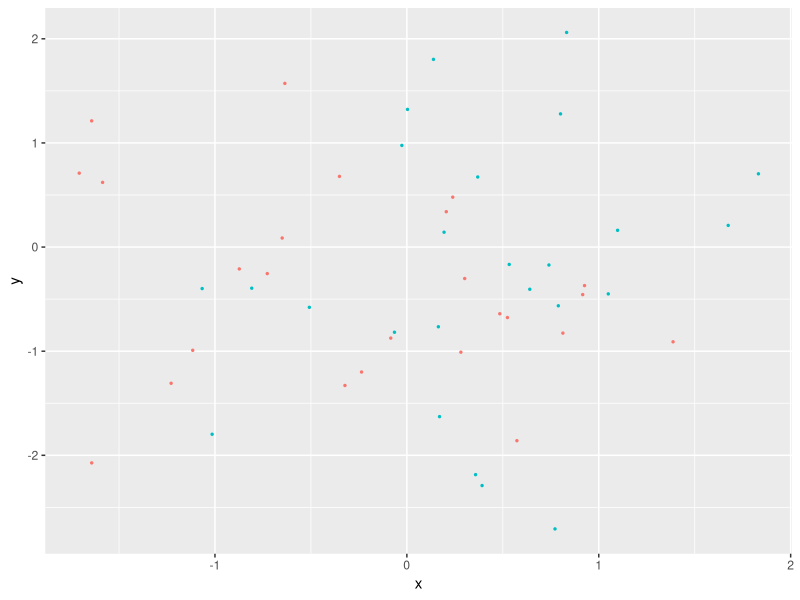
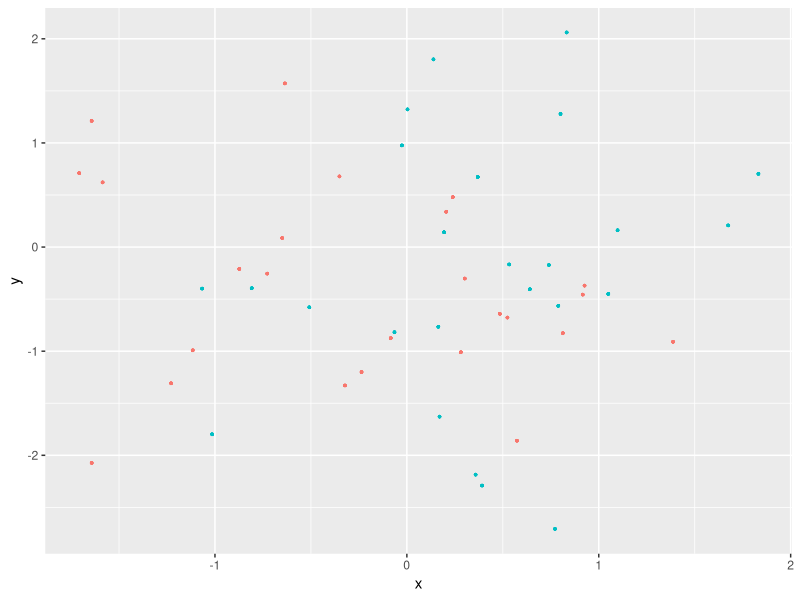
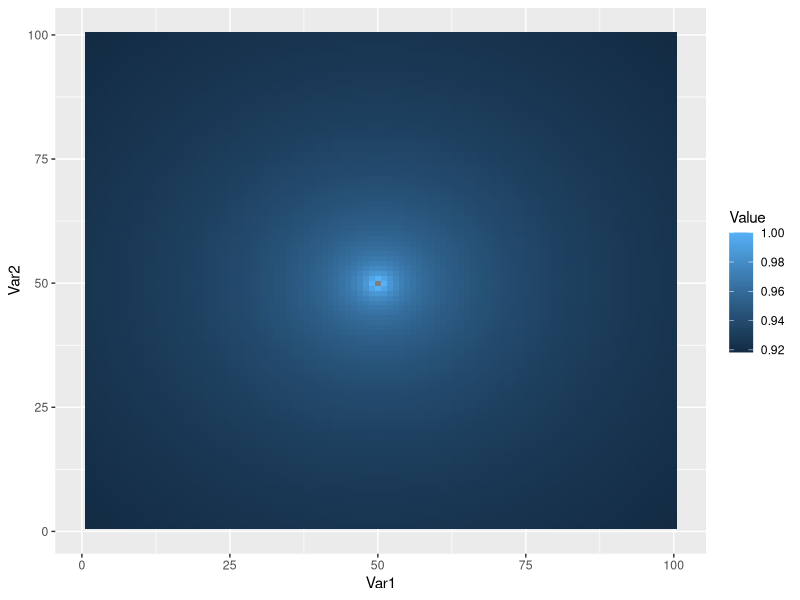
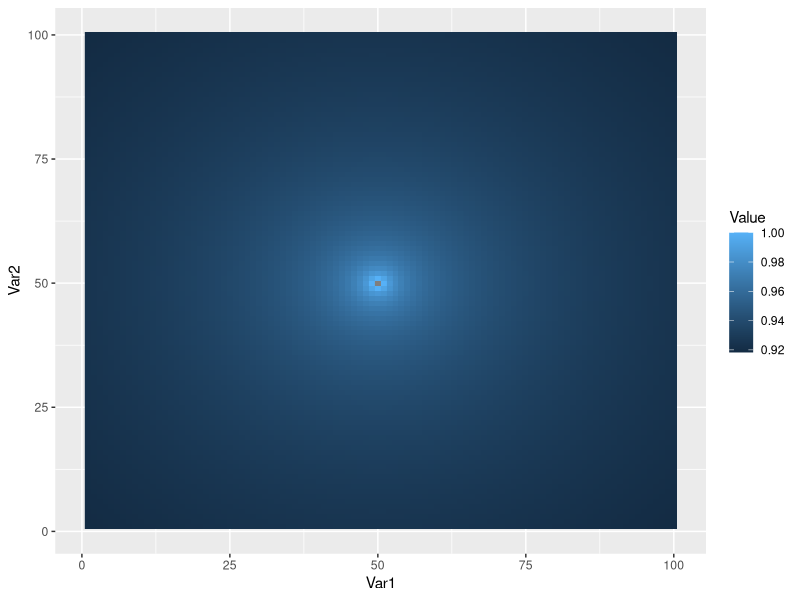
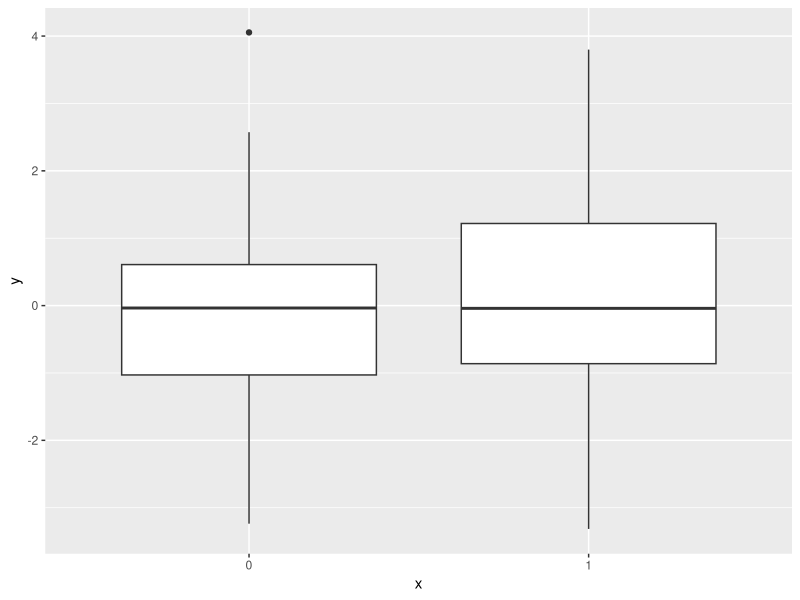
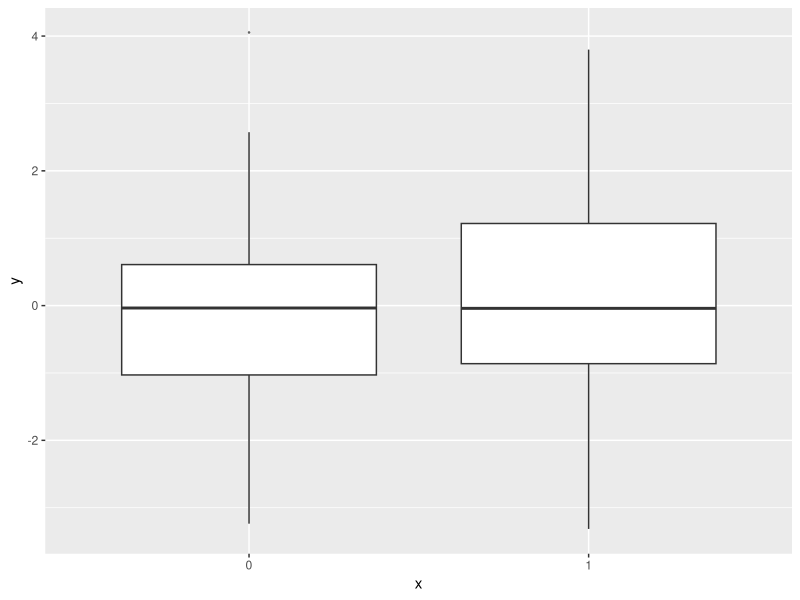
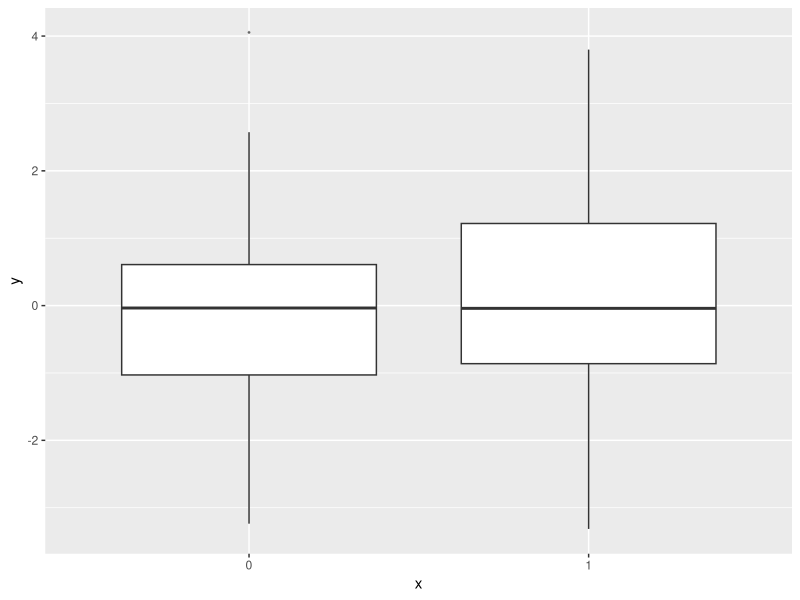
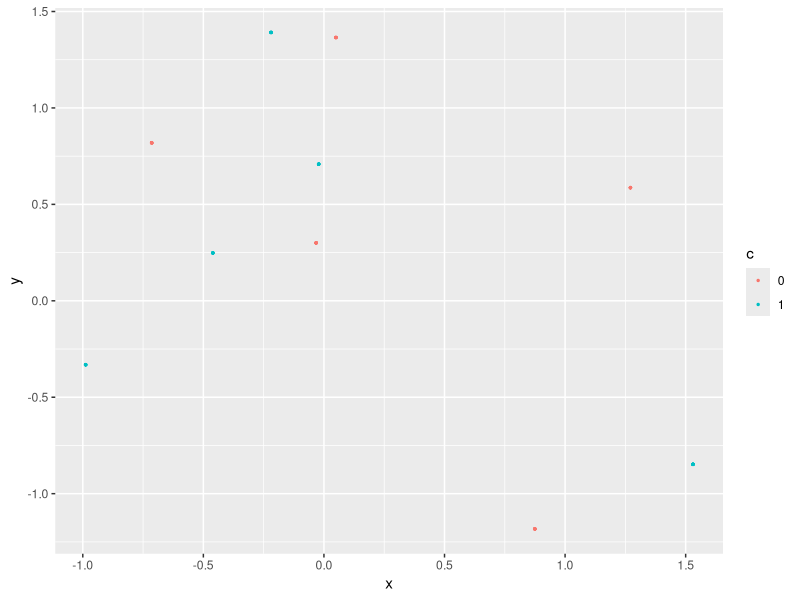

Recreate these plots in R, in order.
## ---- chunk 1
knitr::opts_chunk$set(
  collapse = TRUE,
  comment = "#>"
)
## ---- chunk 2
library(ggplot2)
library(ggrastr)

points_num <- 50  
df <- data.frame(x=rnorm(points_num), y=rnorm(points_num), c=as.factor(1:points_num %% 2))
gg <- ggplot(df, aes(x=x, y=y, color=c)) + scale_color_discrete(guide=F)

gg_vec <- gg + geom_point(size=0.5)
print(gg_vec)
## ---- chunk 3
(gg_rast <- gg + geom_point_rast(size=0.5))
## ---- chunk 4
PrintFileSize <- function(gg, name) {
  invisible(ggsave('tmp.pdf', gg, width = 4, height = 4))
  cat(name, ': ', file.info('tmp.pdf')$size / 1024, ' Kb.\n', sep = '')
  unlink('tmp.pdf')
}

PrintFileSize(gg_rast, 'Raster')
PrintFileSize(gg_vec, 'Vector')
## ---- chunk 5
points_num <- 1000000
df <- data.frame(x=rnorm(points_num), y=rnorm(points_num), c=as.factor(1:points_num %% 2))
gg <- ggplot(df, aes(x=x, y=y, color=c)) + scale_color_discrete(guide=F)

gg_vec <- gg + geom_point(size=0.5)
gg_rast <- gg + geom_point_rast(size=0.5)

PrintFileSize(gg_rast, 'Raster')
PrintFileSize(gg_vec, 'Vector')
## ---- chunk 6
coords <- expand.grid(1:100, 1:100)
coords$Value <- 1 / apply(as.matrix(coords), 1, function(x) sum((x - c(50, 50))^2)^0.01)
ggplot(coords) + geom_tile(aes(x=Var1, y=Var2, fill=Value))
ggplot(coords) + geom_tile_rast(aes(x=Var1, y=Var2, fill=Value))
## ---- chunk 7
points_num <- 100
df <- data.frame(x=as.factor(1:points_num %% 2), y=log(abs(rcauchy(points_num))))
gg <- ggplot(df, aes(x=x, y=y)) + scale_color_discrete(guide=F)

gg + geom_boxplot()
## ---- chunk 8
gg_vec <- gg + geom_boxplot_jitter(outlier.size=0.1, outlier.jitter.width = 0.3, outlier.alpha=0.5)
gg_vec
## ---- chunk 9
gg_rast <- gg + geom_boxplot_jitter(outlier.size=0.1, outlier.jitter.width = 0.3, outlier.alpha=0.5, raster=T, raster.dpi = 200)
gg_rast
## ---- chunk 10
PrintFileSize(gg_rast, 'Raster')
PrintFileSize(gg_vec, 'Vector')
## ---- chunk 11
points_num <- 10
df <- data.frame(x=rnorm(points_num), y=rnorm(points_num), c=as.factor(1:points_num %% 2))
ggplot(df, aes(x=x, y=y, color=c)) + geom_point_rast(size=0.5)
## ---- chunk 12
points_num <- 10
df <- data.frame(x=rnorm(points_num), y=rnorm(points_num), c=as.factor(1:points_num %% 2))
ggplot(df, aes(x=x, y=y, color=c)) + geom_point_rast(size=0.5, raster.width = 1)
